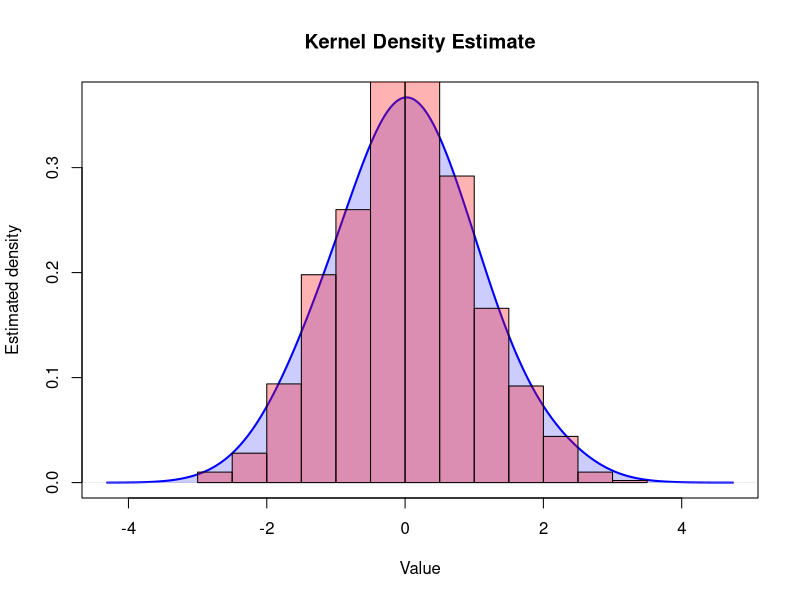

Write R code to recreate this figure.
# install.packages("languageserver")

# R Script: Compute and Plot Kernel Density Estimate (KDE)

set.seed(123)
# Example data: 1000 random points from normal distribution
data <- rnorm(1000, mean = 0, sd = 1)

# Compute KDE
kde <- density(data)                            # density() computes kernel density estimate
kde <- density(data, kernel = "epanechnikov")   # alternative kernel : Guassian Kernel by default
kde <- density(data, bw = 0.5)                  # smaller bw = more sensitive, larger = smoother | Control bandwith smoothing

# Print KDE values (optional)
head(kde)

# Plot KDE
plot(kde,
     main = "Kernel Density Estimate",
     xlab = "Value",
     ylab = "Estimated density",
     col = "blue",
     lwd = 2)

# Fill under the curve
polygon(kde, col = rgb(0,0,1,0.2), border = NA)

# 5Overlay histogram
hist(data, probability = TRUE, col = rgb(1,0,0,0.3), add = TRUE)
